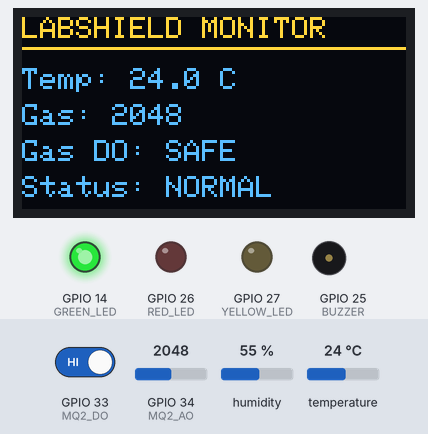
The sketch below on a simulated ESP32. On the bench: 128×64 one-colour display, output pins drawn as LEDs (lit = HIGH), buzzer (waves = sounding, pin HIGH). The test bench sets the inputs (shaded band); at power-on: GPIO 34 (MQ2_AO) = 2048, temperature 24 °C, GPIO 33 (MQ2_DO) HIGH, humidity 55 %. The OLED is the two-colour kind (top 16 rows yellow); what the sketch prints to the serial monitor is not drawn.

Above: at 3.2 s.
3.3 s: GPIO 34 (MQ2_AO) set to 2955
At 4.5 s:
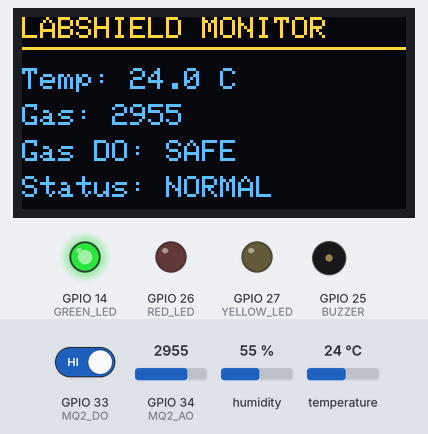
5.6 s: GPIO 34 (MQ2_AO) set to 3050
At 7.1 s:
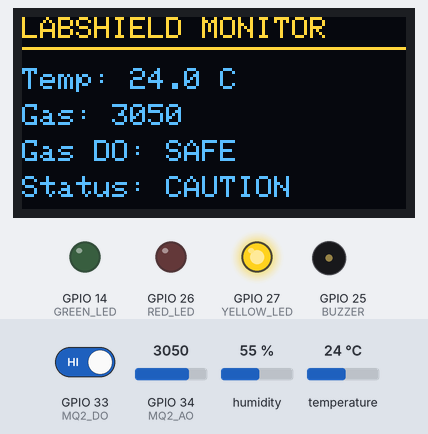
7.7 s: temperature set to 34.3 °C
At 9.4 s:
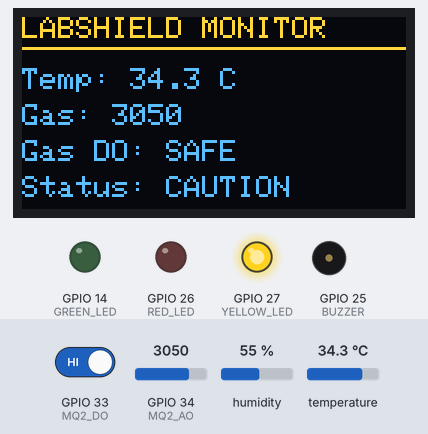
9.7 s: temperature set to 35.4 °C
At 11.3 s:
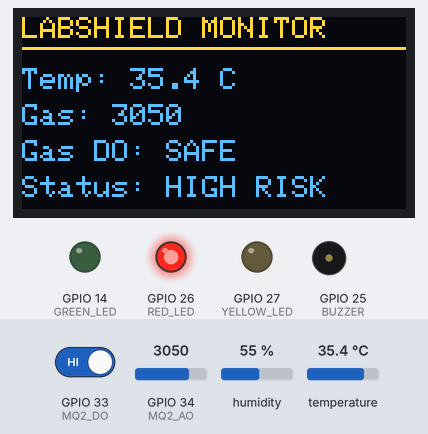
13.3 s: GPIO 33 (MQ2_DO) driven LOW
At 15.2 s:
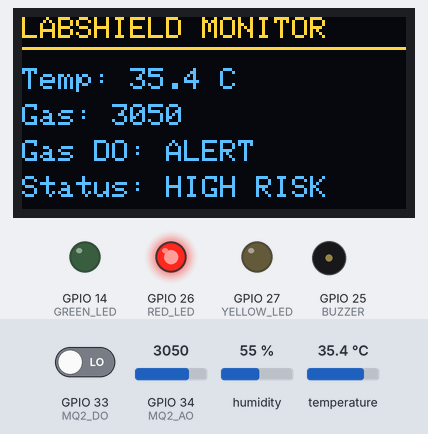
18.2 s: temperature set to 12 °C
At 21.9 s:
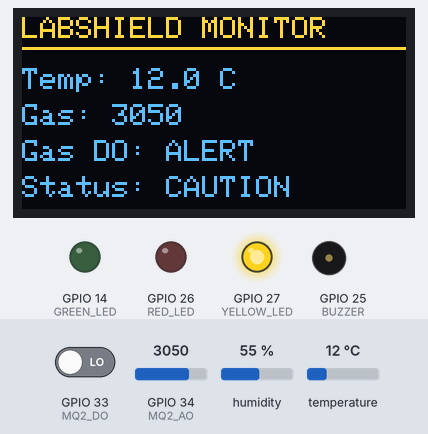
Timing chart, 0 to 23.0 s (numbered marks = the images above; inputs shaded):
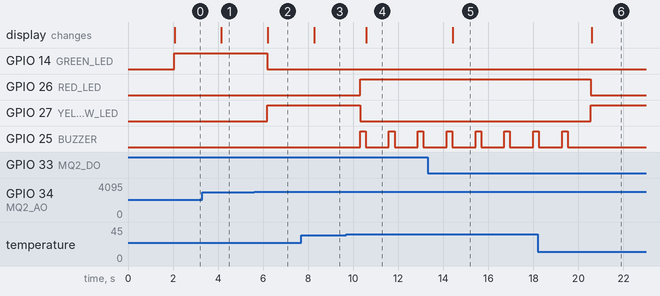

The sketch:

sketch.ino
```cpp
#include <DHT.h>
#include <Wire.h>
#include <Adafruit_GFX.h>
#include <Adafruit_SSD1306.h>

#define DHT_PIN 4
#define DHT_TYPE DHT22

#define MQ2_AO 34
#define MQ2_DO 33

#define GREEN_LED 14
#define YELLOW_LED 27
#define RED_LED 26

#define BUZZER 25

#define SCREEN_WIDTH 128
#define SCREEN_HEIGHT 64

DHT dht(DHT_PIN, DHT_TYPE);

Adafruit_SSD1306 display(
  SCREEN_WIDTH,
  SCREEN_HEIGHT,
  &Wire,
  -1
);

const int GAS_CAUTION = 3000;
const int GAS_HIGH = 3700;

const float TEMP_CAUTION = 35.0;
const float TEMP_HIGH = 45.0;

void setup() {
  Serial.begin(115200);

  pinMode(MQ2_DO, INPUT);

  pinMode(GREEN_LED, OUTPUT);
  pinMode(YELLOW_LED, OUTPUT);
  pinMode(RED_LED, OUTPUT);
  pinMode(BUZZER, OUTPUT);

  digitalWrite(GREEN_LED, LOW);
  digitalWrite(YELLOW_LED, LOW);
  digitalWrite(RED_LED, LOW);
  digitalWrite(BUZZER, LOW);

  dht.begin();

  Wire.begin(21, 22);

  if (!display.begin(SSD1306_SWITCHCAPVCC, 0x3C)) {
    while (true);
  }

  display.clearDisplay();
  display.setTextColor(SSD1306_WHITE);

  display.setTextSize(2);
  display.setCursor(10, 10);
  display.println("LABSHIELD");

  display.setTextSize(1);
  display.setCursor(25, 40);
  display.println("SAFETY SYSTEM");

  display.display();

  delay(2000);
}

void loop() {

  float temperature = dht.readTemperature();

  int gasValue = analogRead(MQ2_AO);
  int gasDigital = digitalRead(MQ2_DO);

  if (isnan(temperature)) {
    temperature = 25.0;
  }

  int riskScore = 0;

  if (temperature >= TEMP_HIGH) {
    riskScore += 2;
  }
  else if (temperature >= TEMP_CAUTION) {
    riskScore += 1;
  }

  if (gasValue >= GAS_HIGH) {
    riskScore += 2;
  }
  else if (gasValue >= GAS_CAUTION) {
    riskScore += 1;
  }

  String status;

  if (riskScore >= 4) {
    status = "EMERGENCY";
  }
  else if (riskScore >= 2) {
    status = "HIGH RISK";
  }
  else if (riskScore >= 1) {
    status = "CAUTION";
  }
  else {
    status = "NORMAL";
  }

  digitalWrite(GREEN_LED, LOW);
  digitalWrite(YELLOW_LED, LOW);
  digitalWrite(RED_LED, LOW);
  digitalWrite(BUZZER, LOW);

  if (status == "NORMAL") {

    digitalWrite(GREEN_LED, HIGH);

  }
  else if (status == "CAUTION") {

    digitalWrite(YELLOW_LED, HIGH);

  }
  else if (status == "HIGH RISK") {

    digitalWrite(RED_LED, HIGH);

    digitalWrite(BUZZER, HIGH);
    delay(250);
    digitalWrite(BUZZER, LOW);

  }
  else if (status == "EMERGENCY") {

    digitalWrite(RED_LED, HIGH);
    digitalWrite(BUZZER, HIGH);

  }

  display.clearDisplay();

  display.setTextSize(1);

  display.setCursor(0, 0);
  display.println("LABSHIELD MONITOR");

  display.drawLine(0, 10, 127, 10, SSD1306_WHITE);

  display.setCursor(0, 17);
  display.print("Temp: ");
  display.print(temperature, 1);
  display.println(" C");

  display.setCursor(0, 29);
  display.print("Gas: ");
  display.println(gasValue);

  display.setCursor(0, 41);
  display.print("Gas DO: ");

  if (gasDigital == LOW) {
    display.println("ALERT");
  }
  else {
    display.println("SAFE");
  }

  display.setCursor(0, 53);
  display.print("Status: ");
  display.println(status);

  display.display();

  Serial.println("-------------------------");
  Serial.print("Temperature: ");
  Serial.print(temperature, 2);
  Serial.println(" C");

  Serial.print("Gas AO: ");
  Serial.println(gasValue);

  Serial.print("Gas DO: ");

  if (gasDigital == LOW) {
    Serial.println("ALERT");
  }
  else {
    Serial.println("SAFE");
  }

  Serial.print("Status: ");
  Serial.println(status);

  delay(1000);
}
```

Measured:
- the behaviour switches between 2999 and 3000 on GPIO 34 (MQ2_AO) (found by bisection; images 1 and 2)
- the behaviour switches between 34.9 and 35 °C on temperature (found by bisection; images 3 and 4)
- after the input at 3.3 s, the display: changes after 0.85 s (image 1)
- after the input at 5.6 s, GPIO 14 (GREEN_LED): HIGH → LOW after 0.58 s; GPIO 27 (YELLOW_LED): LOW → HIGH after 0.58 s; the display: changes after 0.61 s (image 2)
- after the input at 7.7 s, the display: changes after 0.57 s (image 3)
- after the input at 9.7 s, GPIO 26 (RED_LED): LOW → HIGH after 0.61 s; GPIO 27 (YELLOW_LED): HIGH → LOW after 0.61 s; GPIO 25 (BUZZER): alternates HIGH for 0.25 s and LOW for 1.0 s, starting after 0.61 s; the display: changes after 0.89 s (image 4)
- after the input at 13.3 s, the display: changes after 1.1 s (image 5)
- after the input at 18.2 s, GPIO 26 (RED_LED): HIGH → LOW after 2.4 s; GPIO 27 (YELLOW_LED): LOW → HIGH after 2.4 s; GPIO 25 (BUZZER): goes on until 19.5 s, then stays LOW; the display: changes after 2.4 s (image 6)
